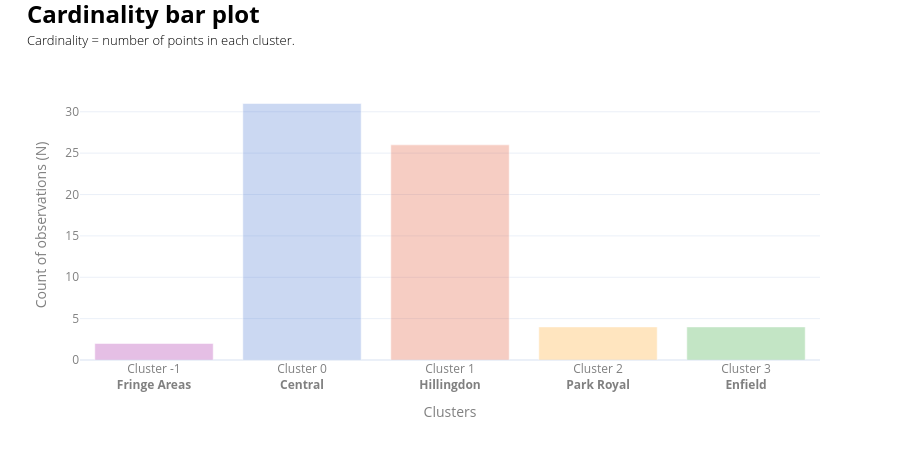

Notebook cell for this chart:
### Code cell
#| include: false
# ___________________________________________________________________________________________________________
# Cardinality plot only (points per cluster)
# ___________________________________________________________________________________________________________

cluster_colour_map = {
    -1: px.colors.qualitative.G10[4],
     0: px.colors.qualitative.G10[0],
     1: px.colors.qualitative.G10[1],
     2: px.colors.qualitative.G10[2],
     3: px.colors.qualitative.G10[3]
}

cardinality = pd.Series(labels).value_counts().sort_index()

cluster_names = (
    data_ldn_exstg
    .groupby("cluster")["cluster_text"]
    .first()
)

x_labels = [
    f"Cluster {cl}<br><b>{cluster_names.get(cl, '')}</b>"
    for cl in cardinality.index
]

fig = go.Figure(go.Bar(
    x=x_labels,
    y=cardinality.values,
    marker=dict(
        color=[
            make_transparent(cluster_colour_map[cl], alpha=0.25)
            for cl in cardinality.index
        ]
    ),
    showlegend=False,
    hovertemplate="%{x}<br>N: %{y}<extra></extra>",
))

fig.update_layout(
    width=900, height=450, template="plotly_white",
    title=dict(
        text=(
            f"<span style='font-size:24px; font-weight:bold; color:{notes_colour};'>"
            "Cardinality bar plot"
            "</span><br>"
            f"<span style='font-size:13px; font-weight:300; color:{notes_colour};'>"
            "Cardinality = number of points in each cluster."
            "</span>"
        ),
        x=0.03, xanchor="left", y=0.95, yanchor="top"
    ),
    margin=dict(t=90, b=90),
)

fig.update_xaxes(
    title_text="Clusters",
    title_font=dict(color=labels_colour),
    tickfont=dict(color=labels_colour)
)

fig.update_yaxes(
    title_text="Count of observations (N)",
    title_font=dict(color=labels_colour),
    tickfont=dict(color=labels_colour)
)

fig.show(config={
    "toImageButtonOptions": {
        "format": "png",
        "filename": "figure",
        "scale": 4
    }
})

### Figure 1 — Plotly figure (JSON) as saved in the notebook; plotly's stock layout.template omitted (floating-point values rounded to 4 significant figures)
{"data": [{"hovertemplate": "%{x}<br>N: %{y}<extra></extra>", "marker": {"color": ["rgba(153,0,153,0.25)", "rgba(51,102,204,0.25)", "rgba(220,57,18,0.25)", "rgba(255,153,0,0.25)", "rgba(16,150,24,0.25)"]}, "showlegend": false, "type": "bar", "x": ["Cluster -1<br><b>Fringe Areas</b>", "Cluster 0<br><b>Central</b>", "Cluster 1<br><b>Hillingdon</b>", "Cluster 2<br><b>Park Royal</b>", "Cluster 3<br><b>Enfield</b>"], "y": [2, 31, 26, 4, 4]}], "layout": {"height": 450, "margin": {"b": 90, "t": 90}, "title": {"text": "<span style='font-size:24px; font-weight:bold; color:black;'>Cardinality bar plot</span><br><span style='font-size:13px; font-weight:300; color:black;'>Cardinality = number of points in each cluster.</span>", "x": 0.03, "xanchor": "left", "y": 0.95, "yanchor": "top"}, "width": 900, "xaxis": {"tickfont": {"color": "grey"}, "title": {"font": {"color": "grey"}, "text": "Clusters"}}, "yaxis": {"tickfont": {"color": "grey"}, "title": {"font": {"color": "grey"}, "text": "Count of observations (N)"}}}}
